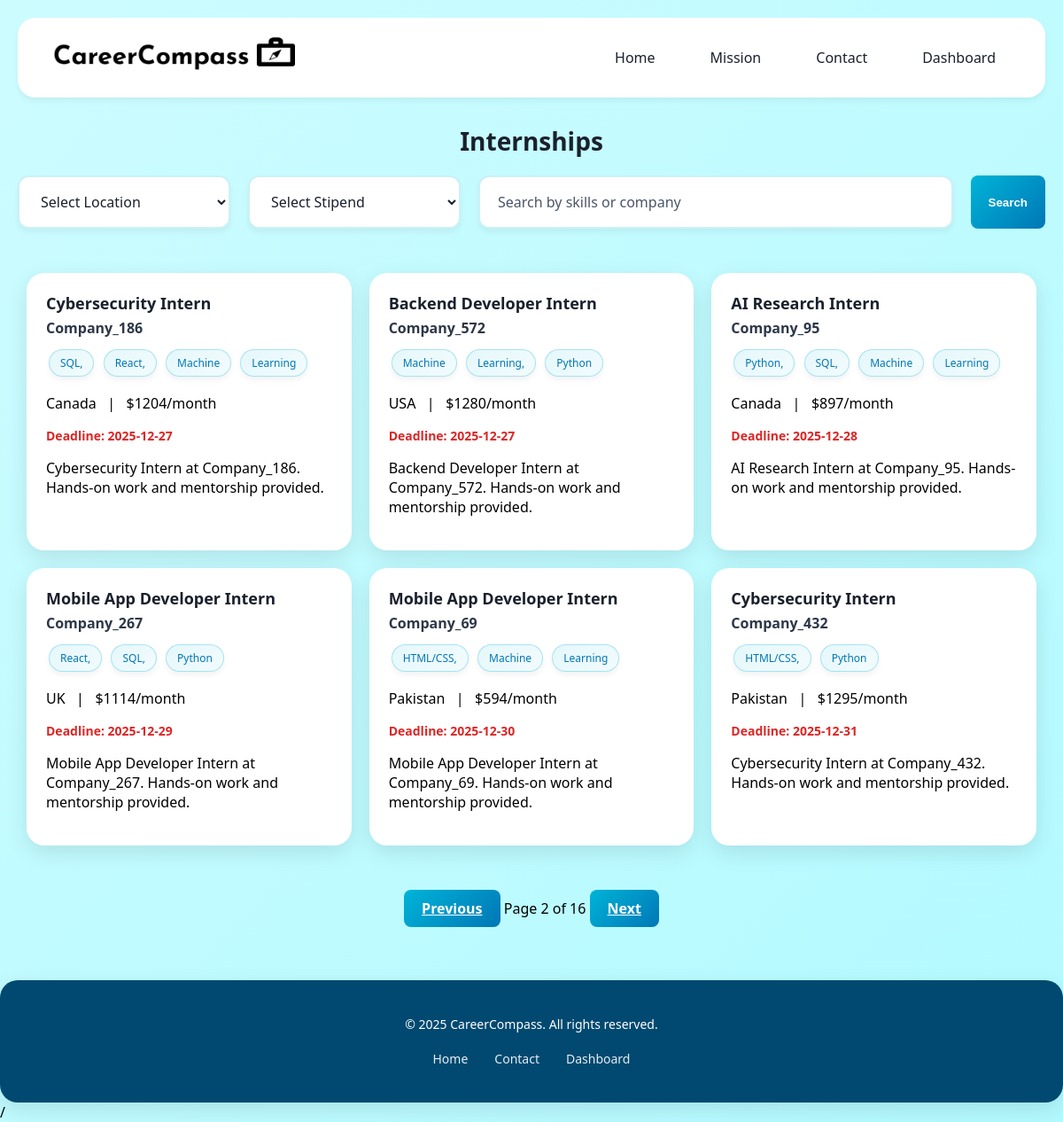
/internships/?page=2&search=&location=&stipend=, run on the app's committed database.
### CareerCompassapp/views.py (the view, shortened to what this page needs)
# urls.py: path('internships/', views.internships_view, name='internships'),
def internships_view(request):
    conn = sqlite3.connect("career_compass.db")
    cursor = conn.cursor()
    current_date = datetime.now().strftime("%Y-%m-%d")
    search = request.GET.get("search", "").strip()
    location = request.GET.get("location", "")
    stipend = request.GET.get("stipend", "")
    query = """
        SELECT i.title, c.name AS company_name, i.location, i.duration,
               i.skills_required, i.deadline, i.description, i.stipend
        FROM internships i
        LEFT JOIN companies c ON i.company_id = c.company_id
        WHERE i.deadline >= ?
    """
    params = [current_date]
    if search:
        query += " AND (LOWER(c.name) LIKE ? OR LOWER(i.skills_required) LIKE ?)"
        params.extend([f"%{search.lower()}%", f"%{search.lower()}%"])
    if location:
        query += " AND LOWER(i.location) = ?"
        params.append(location.lower())
    query += " ORDER BY i.deadline ASC"
    cursor.execute(query, params)
    rows = cursor.fetchall()
    conn.close()
    internships = [
        {
            "title": r[0],
            "company_name": r[1],
            "location": r[2],
            "duration": r[3],
            "skills_required": r[4],
            "deadline": r[5],
            "description": r[6],
            "stipend": r[7],
        }
        for r in rows
    ]
    paginator = Paginator(internships, 6)
    page_number = request.GET.get("page")
    page_obj = paginator.get_page(page_number)
    return render(request, "CareerCompassapp/internships.html", {
        "internships": page_obj,
        "search": search,
        "location": location,
        "stipend": stipend,
    })

### templates/CareerCompassapp/internships.html (shortened to what this page needs)
{% load static %}
<!DOCTYPE html>
<html lang="en">
<head>
  <link rel="stylesheet" href="https://cdnjs.cloudflare.com/ajax/libs/font-awesome/6.4.0/css/all.min.css">
</head>
<body>
  <div class="container">
    <header class="header">
      <a href="{% url 'home' %}" class="logo">
        <div class="logo-icon"><img src="{% static 'CareerCompassapp/logo.png' %}" alt="CC Logo"></div>
      </a>
      <nav class="nav-menu">
        <a href="{% url 'home' %}">Home</a>
        <a href="#mission">Mission</a>
        <a href="{% url 'contact' %}">Contact</a>
        <a href="{% url 'dashboard' %}">Dashboard</a>
      </nav>
    </header>
  </div>
  <h2 class="page-heading">Internships</h2>
<form method="get" class="filters">
<select id="locationFilter" name="location">
    <option value="">Select Location</option>
  </select>
<select id="stipendFilter" name="stipend">
    <option value="">Select Stipend</option>
  </select>
  <input type="text"
         name="search"
         placeholder="Search by skills or company"
         value="{{ request.GET.search|default:'' }}"
         style="flex:1;">
  <button type="submit" class="apply-btn">Search</button>
</form>
<div class="internships" id="internshipList">
  {% for internship in internships %}
  <div class="card"
       data-location="{{ internship.location }}"
       data-stipend="{{ internship.stipend }}"
       data-tags="{{ internship.skills_required }}"
       data-company="{{ internship.company_name }}">
    <h3>{{ internship.title }}</h3>
    <p class="company">{{ internship.company_name }}</p>
    <div class="tags">
      {% for skill in internship.skills_required.split %}
      <span>{{ skill }}</span>
      {% endfor %}
    </div>
    <p>{{ internship.location }} &nbsp; | &nbsp; ${{ internship.stipend }}/month</p>
    <p class="deadline">Deadline: {{ internship.deadline }}</p>
    <p>{{ internship.description }}</p>
  </div>
  {% empty %}
  <p>No internships available at the moment.</p>
  {% endfor %}
</div>
<div class="pagination" style="text-align:center; margin-top: 20px;">
  {% if internships.has_previous %}
    <a href="?page={{ internships.previous_page_number }}&search={{ search }}&location={{ location }}&stipend={{ stipend }}" class="apply-btn">Previous</a>
  {% endif %}
  <span>Page {{ internships.number }} of {{ internships.paginator.num_pages }}</span>
  {% if internships.has_next %}
    <a href="?page={{ internships.next_page_number }}&search={{ search }}&location={{ location }}&stipend={{ stipend }}" class="apply-btn">Next</a>
  {% endif %}
</div>
  <footer class="footer">
    <p>&copy; 2025 CareerCompass. All rights reserved.</p>
    <div class="footer-links">
      <a href="{% url 'home' %}">Home</a>
      <a href="{% url 'contact' %}">Contact</a>
      <a href="{% url 'dashboard' %}">Dashboard</a>
    </div>
  </footer>
/
</body>
</html>

### templates/CareerCompassapp/internships.html (style rules this page uses)
:root { --primary-blue: #00b4d8; --primary-dark: #0077b6; --primary-darker: #005577; --accent-blue: #014970; --background-light: #CDFCFF; --background-medium: #B2FAFF; --text-dark: #1a202c; --text-medium: #2d3748; --text-light: #4a5568; --white: #ffffff; --shadow-sm: 0 4px 6px rgba(0,0,0,0.05); --shadow-md: 0 8px 25px rgba(0,0,0,0.1); --shadow-lg: 0 20px 40px rgba(0,0,0,0.08); }
body { margin: 0; font-family: 'Segoe UI', Tahoma, Geneva, Verdana, sans-serif; background: linear-gradient(135deg, var(--background-light) 0%, var(--background-medium) 100%); }
.container { max-width: 1455px; margin: 0 auto; padding: 20px; }
.header { display: flex; justify-content: space-between; align-items: center; padding: 20px 40px; margin-bottom: 0; background: var(--white); border-radius: 20px; box-shadow: var(--shadow-sm); height: 50px; overflow: hidden; }
.logo { display: flex; align-items: center; font-size: 28px; font-weight: 700; color: var(--text-dark); text-decoration: none; transition: transform 0.3s ease; height: 100%; }
.logo-icon { width: 300px; height: 300px; margin-right: 12px; display: flex; align-items: center; justify-content: center; flex-shrink: 0; margin-top: 85px; }
.logo-icon img { width: 100%; height: 100%; object-fit: contain; display: block; }
.nav-menu { display: flex; gap: 30px; align-items: center; }
.nav-menu a { color: var(--text-dark); text-decoration: none; font-weight: 500; font-size: 16px; transition: all 0.3s ease; padding: 8px 16px; border-radius: 20px; }
.filters { display: flex; justify-content: center; margin: 20px; gap: 20px; flex-wrap: wrap; }
select, input[type="text"] { padding: 16px 20px; border-radius: 12px; border: 2px solid rgba(0, 180, 216, 0.2); min-width: 240px; box-shadow: var(--shadow-sm); background: var(--white); color: var(--text-dark); font-size: 16px; font-family: 'Segoe UI', Tahoma, Geneva, Verdana, sans-serif; transition: all 0.3s ease; }
input[type="text"]::placeholder { color: var(--text-light); }
select option { color: var(--text-dark); }
.page-heading { text-align: center; color: var(--text-dark); font-size: 28px; font-weight: bold; margin: 10px 0 0; }
.internships { display: grid; grid-template-columns: repeat(3, 1fr); gap: 20px; padding: 30px; }
.card { background: var(--white); padding: 20px; border-radius: 20px; box-shadow: var(--shadow-md); transition: all 0.3s ease; border: 2px solid transparent; }
.card h3 { margin: 0; font-size: 18px; color: var(--text-dark); }
.company { font-weight: bold; margin: 5px 0 10px; color: var(--text-medium); }
.tags span { background: linear-gradient(135deg, rgba(0, 180, 216, 0.1), rgba(0, 180, 216, 0.05)); border: 1px solid rgba(0, 180, 216, 0.3); border-radius: 20px; padding: 6px 12px; margin: 3px; display: inline-block; font-size: 12px; color: var(--primary-dark); box-shadow: var(--shadow-sm); }
.deadline { color: #dc2626; font-size: 14px; margin: 10px 0; font-weight: 600; }
.apply-btn { background: linear-gradient(135deg, var(--primary-blue), var(--primary-dark)); color: white; padding: 10px 20px; border-radius: 8px; border: none; font-weight: 600; cursor: pointer; transition: 0.3s; display: inline-block; width: auto; }
.footer { background: var(--accent-blue); color: var(--white); text-align: center; padding: 40px 20px; margin-top: 60px; font-size: 14px; font-weight: 500; border-radius: 20px; box-shadow: var(--shadow-md); }
.footer p { margin: 0; }
.footer-links { margin-top: 20px; display: flex; gap: 30px; justify-content: center; flex-wrap: wrap; }
.footer-links a { color: var(--white); text-decoration: none; opacity: 0.9; transition: all 0.3s ease; }

### data on the page
internships: title "Cybersecurity Intern", company_name "Company_186", split "SQL," "React," "Machine" "Learning", location "Canada", stipend "1204", deadline "2025-12-27", description "Cybersecurity Intern at Company_186. Hands-on work and mentorship provided."
internships: title "Backend Developer Intern", company_name "Company_572", split "Machine" "Learning," "Python", location "USA", stipend "1280", deadline "2025-12-27", description "Backend Developer Intern at Company_572. Hands-on work and mentorship provided."
internships: title "AI Research Intern", company_name "Company_95", split "Python," "SQL," "Machine" "Learning", location "Canada", stipend "897", deadline "2025-12-28", description "AI Research Intern at Company_95. Hands-on work and mentorship provided."
internships: title "Mobile App Developer Intern", company_name "Company_267", split "React," "SQL," "Python", location "UK", stipend "1114", deadline "2025-12-29", description "Mobile App Developer Intern at Company_267. Hands-on work and mentorship provided."
internships: title "Mobile App Developer Intern", company_name "Company_69", split "HTML/CSS," "Machine" "Learning", location "Pakistan", stipend "594", deadline "2025-12-30", description "Mobile App Developer Intern at Company_69. Hands-on work and mentorship provided."
internships: title "Cybersecurity Intern", company_name "Company_432", split "HTML/CSS," "Python", location "Pakistan", stipend "1295", deadline "2025-12-31", description "Cybersecurity Intern at Company_432. Hands-on work and mentorship provided."

### other printed values
{{ internships.number }} "2"
{{ internships.paginator.num_pages }} "16"
